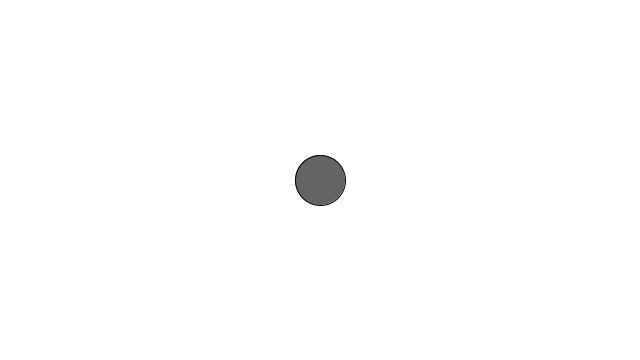
Frame 1 (no input)
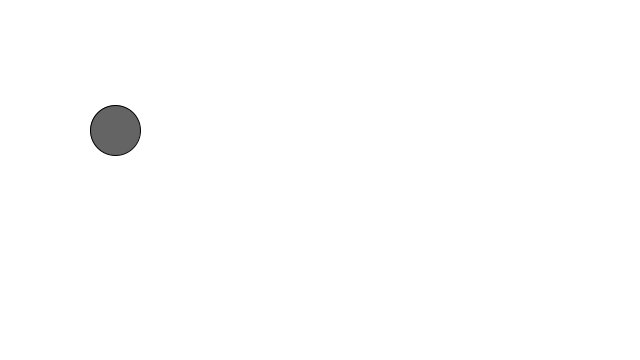
Frame 60 (the mouse pressed at the canvas centre just before this capture)
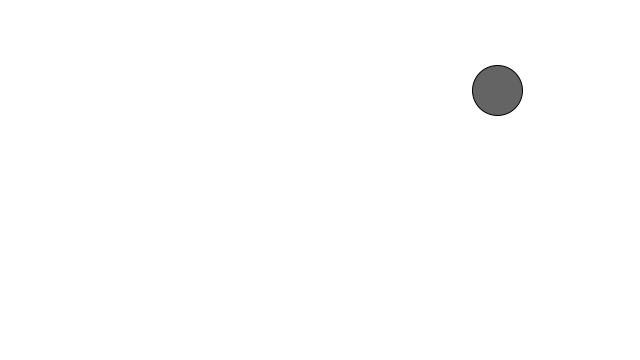
Frame 120 (the mouse held since frame 60 and released just before this capture)

The Processing sketch that drew these frames (run headless with seeded random() and noise(); from frame 60 on, the mouse is pressed at the canvas centre):

// Processing sketch: BouncingBallBasic
// ── BouncingBallBasic.pde
float x;
float y;
float xChange;
float yChange;

void setup() {
  size(640, 360);
  
  x = width / 2;
  y = height / 2;
  xChange = (float) Math.random() * 10 + 5;
  yChange = (float) Math.random() * 10 + 5;
}

void draw() {
  background(255);
  stroke(0);
  fill(100);
  ellipse(x, y, 50, 50);
  
  x += xChange;
  y += yChange;
  
  if (x > width  - 25) {
    xChange = -xChange;
  } else if (x < 25) {
    xChange = -xChange;
  }
  
  if (y > height  - 25) {
    yChange = -yChange;
  } else if (y < 25) {
    yChange = -yChange;
  }
}
